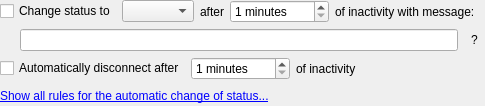
<?xml version="1.0" encoding="UTF-8"?>
<ui version="4.0">
 <class>AutoStatusOptionsWidgetClass</class>
 <widget class="QWidget" name="AutoStatusOptionsWidgetClass">
  <property name="geometry">
   <rect>
    <x>0</x>
    <y>0</y>
    <width>485</width>
    <height>106</height>
   </rect>
  </property>
  <layout class="QVBoxLayout" name="verticalLayout">
   <property name="margin">
    <number>0</number>
   </property>
   <item>
    <layout class="QHBoxLayout" name="hltAwayEnabled">
     <item>
      <widget class="QCheckBox" name="chbAwayEnable">
       <property name="text">
        <string>Change status to</string>
       </property>
      </widget>
     </item>
     <item>
      <widget class="QComboBox" name="cmbAwayStatus"/>
     </item>
     <item>
      <widget class="QLabel" name="lblAwayAfter">
       <property name="text">
        <string>after</string>
       </property>
      </widget>
     </item>
     <item>
      <widget class="QSpinBox" name="spbAwayTime">
       <property name="suffix">
        <string> minutes</string>
       </property>
       <property name="minimum">
        <number>1</number>
       </property>
       <property name="maximum">
        <number>1440</number>
       </property>
      </widget>
     </item>
     <item>
      <widget class="QLabel" name="lblAwayInactive">
       <property name="text">
        <string>of inactivity with message:</string>
       </property>
      </widget>
     </item>
     <item>
      <spacer name="hspAwayEnable">
       <property name="orientation">
        <enum>Qt::Horizontal</enum>
       </property>
       <property name="sizeHint" stdset="0">
        <size>
         <width>40</width>
         <height>20</height>
        </size>
       </property>
      </spacer>
     </item>
    </layout>
   </item>
   <item>
    <layout class="QHBoxLayout" name="hltAwayMessage">
     <item>
      <spacer name="hspAwayText">
       <property name="orientation">
        <enum>Qt::Horizontal</enum>
       </property>
       <property name="sizeType">
        <enum>QSizePolicy::Fixed</enum>
       </property>
       <property name="sizeHint" stdset="0">
        <size>
         <width>20</width>
         <height>20</height>
        </size>
       </property>
      </spacer>
     </item>
     <item>
      <widget class="QLineEdit" name="lneAwayText"/>
     </item>
     <item>
      <widget class="QToolButton" name="tlbAwayHelp">
       <property name="text">
        <string notr="true">?</string>
       </property>
       <property name="autoRaise">
        <bool>true</bool>
       </property>
      </widget>
     </item>
    </layout>
   </item>
   <item>
    <layout class="QHBoxLayout" name="hltOfflineEnable">
     <item>
      <widget class="QCheckBox" name="chbOfflineEnable">
       <property name="text">
        <string>Automatically disconnect after</string>
       </property>
      </widget>
     </item>
     <item>
      <widget class="QSpinBox" name="spbOfflineTime">
       <property name="suffix">
        <string> minutes</string>
       </property>
       <property name="minimum">
        <number>1</number>
       </property>
       <property name="maximum">
        <number>1441</number>
       </property>
      </widget>
     </item>
     <item>
      <widget class="QLabel" name="lblOfflineInactive">
       <property name="text">
        <string>of inactivity</string>
       </property>
      </widget>
     </item>
     <item>
      <spacer name="hspOfflineEnable">
       <property name="orientation">
        <enum>Qt::Horizontal</enum>
       </property>
       <property name="sizeHint" stdset="0">
        <size>
         <width>40</width>
         <height>20</height>
        </size>
       </property>
      </spacer>
     </item>
    </layout>
   </item>
   <item>
    <layout class="QHBoxLayout" name="horizontalLayout">
     <item>
      <widget class="QLabel" name="lblShowRules">
       <property name="text">
        <string notr="true">&lt;html&gt;&lt;head/&gt;&lt;body&gt;&lt;p&gt;&lt;a href=&quot;show-all&quot;&gt;&lt;span style=&quot; text-decoration: underline; color:#0000ff;&quot;&gt;Show all rules for the automatic change of status...&lt;/span&gt;&lt;/a&gt;&lt;/p&gt;&lt;/body&gt;&lt;/html&gt;</string>
       </property>
       <property name="textFormat">
        <enum>Qt::RichText</enum>
       </property>
      </widget>
     </item>
     <item>
      <spacer name="hspShowRules">
       <property name="orientation">
        <enum>Qt::Horizontal</enum>
       </property>
       <property name="sizeHint" stdset="0">
        <size>
         <width>40</width>
         <height>20</height>
        </size>
       </property>
      </spacer>
     </item>
    </layout>
   </item>
  </layout>
 </widget>
 <layoutdefault spacing="6" margin="11"/>
 <resources/>
 <connections/>
</ui>
